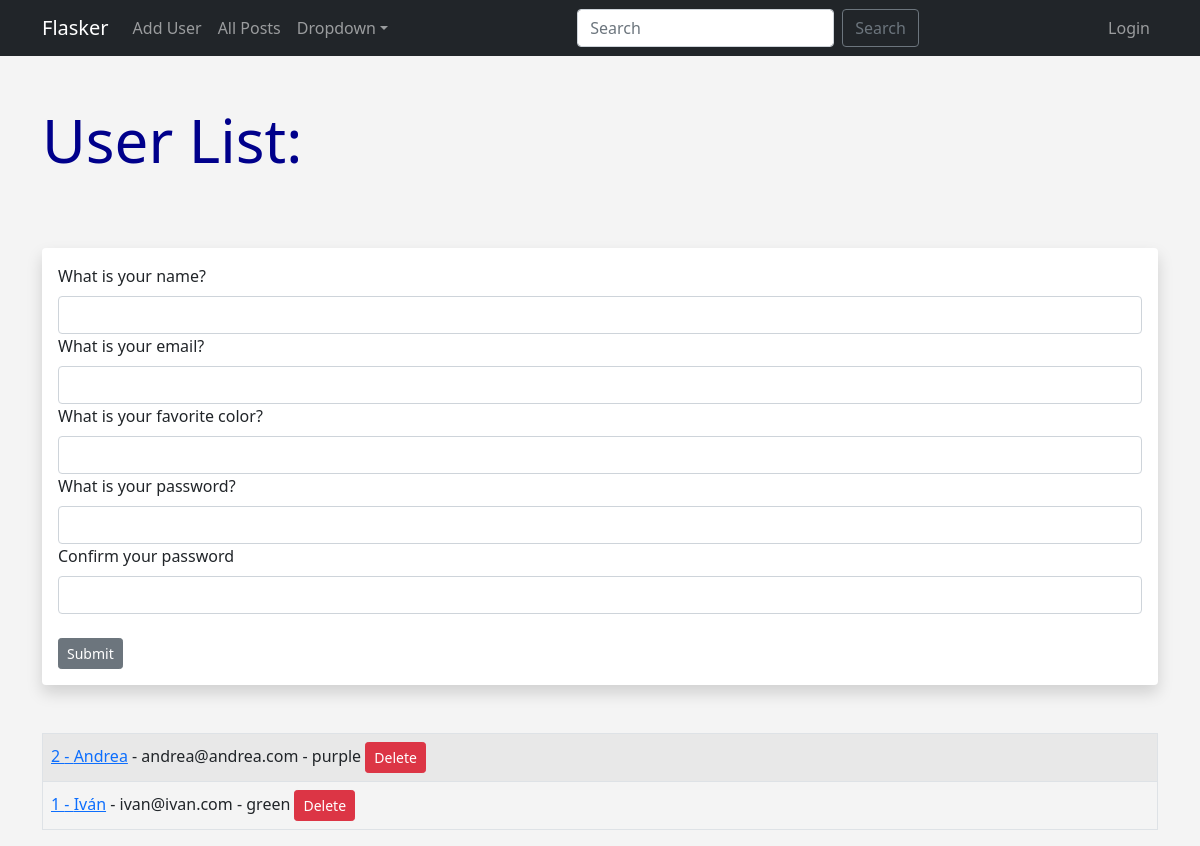
Screenshot of /user/add with the database file from the repository.
### app.py (models this page shows, shortened)
class Users(db.Model, UserMixin):
    id = db.Column(db.Integer, primary_key=True)
    name = db.Column(db.String(50), nullable=False)
    email = db.Column(db.String(50), nullable=False, unique=True)
    favorite_color = db.Column(db.String(50))
    date_added = db.Column(db.DateTime, default=datetime.utcnow)
    password_hash = db.Column(db.String(128))
    posts = db.relationship('Posts', backref='post_author', lazy=True)
    @property
    def password(self):
        raise AttributeError('Password is not a readable attribute')

### app.py (the view, shortened to what this page needs)
@app.route('/user/add', methods=['GET', 'POST'])
def add_user():
    name = None
    form = UserForm()
    all_users = Users.query.order_by(Users.date_added.desc()).all()
    return render_template('add_user.html',
                           name=name,
                           form=form,
                           all_users=all_users)

### webforms.py
class UserForm(FlaskForm):
    name = StringField('What is your name?', validators=[DataRequired()])
    email = StringField('What is your email?',
                        validators=[Email(), DataRequired()])
    favorite_color = StringField('What is your favorite color?')
    password_hash = PasswordField('What is your password?',
                                  validators=[
                                      DataRequired(),
                                      EqualTo('password_hash2',
                                              message='Passwords must match')
                                  ])
    password_hash2 = PasswordField('Confirm your password',
                                   validators=[DataRequired()])
    submit = SubmitField('Submit')

class SearchForm(FlaskForm):
    searched = StringField('Searched', validators=[DataRequired()])
    submit = SubmitField('Search')

### app.py (called while the page is built)
@app.context_processor
def base():
    form = SearchForm()
    return dict(form=form)

### templates/add_user.html (shortened to what this page needs)
{% extends 'base.html' %}
{% block content %}
{% if name %}
<h1 class="my-5">Hello {{ name }}!</h1>
<table class="table table-hover table-bordered table-striped">
    <tr>
        {% for user in all_users %}
        <td>
            <a href="{{ url_for('update_user', id=user.id) }}">{{ user.name }}</a> - {{ user.email }} -
            {{ user.favorite_color }}
        </td>
    </tr>
    {% endfor %}
</table>
{% else %}
<h1 class="my-5">User List:</h1>
<br>
<div class="shadow p-3 mb-5 bg-body rounded">
    <form method="post">
        {{ form.name.label(class='form-label') }}
        {{ form.name(class='form-control') }}
        {{ form.email.label(class='form-label') }}
        {{ form.email(class='form-control') }}
        {{ form.favorite_color.label(class='form-label') }}
        {{ form.favorite_color(class='form-control') }}
        {{ form.password_hash.label(class='form-label') }}
        {{ form.password_hash(class='form-control') }}
        {{ form.password_hash2.label(class='form-label') }}
        {{ form.password_hash2(class='form-control') }}
        <br>
        {{ form.submit(class='btn btn-secondary btn-sm') }}
    </form>
</div>
<table class="table table-hover table-bordered table-striped">
    <tr>
        {% for user in all_users %}
        <td>
            <a href="{{ url_for('update_user', id=user.id ) }}">{{ user.id }} - {{ user.name }}</a> - {{ user.email }} -
            {{ user.favorite_color }} <a href="{{ url_for('confirmation_delete', id=user.id) }}"
                class="btn btn-danger btn-sm">Delete</a>
        </td>
    </tr>
    {% endfor %}
</table>
{% endif %}
{% endblock content %}

### static/css/style.css (style rules this page uses)
h1 { color: darkblue; font-size: 60px; }
body { background-color: #f4f4f4; }

### rows the page displays
Users: id "2", name "Andrea", email "andrea@andrea.com", favorite_color "purple"
Users: id "1", name "Iván", email "ivan@ivan.com", favorite_color "green"
